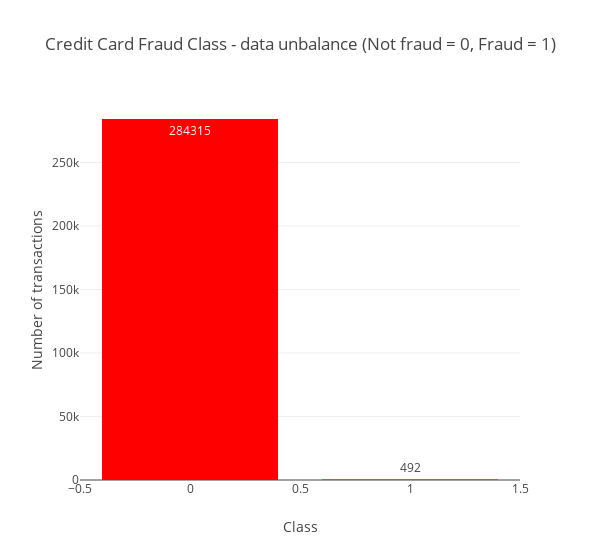

Notebook code cell kept with this figure:
### Markdown cell above
Let's check data unbalance with respect with *target* value, i.e. **Class**.

### Code cell
temp = data_df["Class"].value_counts()
df = pd.DataFrame({'Class': temp.index,'values': temp.values})

trace = go.Bar(
    x = df['Class'],y = df['values'],
    name="Credit Card Fraud Class - data unbalance (Not fraud = 0, Fraud = 1)",
    marker=dict(color="Red"),
    text=df['values']
)
data = [trace]
layout = dict(title = 'Credit Card Fraud Class - data unbalance (Not fraud = 0, Fraud = 1)',
          xaxis = dict(title = 'Class', showticklabels=True), 
          yaxis = dict(title = 'Number of transactions'),
          hovermode = 'closest',width=600
         )
fig = dict(data=data, layout=layout)
iplot(fig, filename='class')

### Figure 1 — Plotly figure (JSON) as saved in the notebook; plotly's stock layout.template omitted (floating-point values rounded to 4 significant figures)
{"data": [{"marker": {"color": "Red"}, "name": "Credit Card Fraud Class - data unbalance (Not fraud = 0, Fraud = 1)", "text": [284315, 492], "type": "bar", "uid": "1f16b59e-eebe-4c00-8552-05a44b2eb112", "x": [0, 1], "y": [284315, 492]}], "layout": {"hovermode": "closest", "title": {"text": "Credit Card Fraud Class - data unbalance (Not fraud = 0, Fraud = 1)"}, "width": 600, "xaxis": {"showticklabels": true, "title": {"text": "Class"}}, "yaxis": {"title": {"text": "Number of transactions"}}}}
